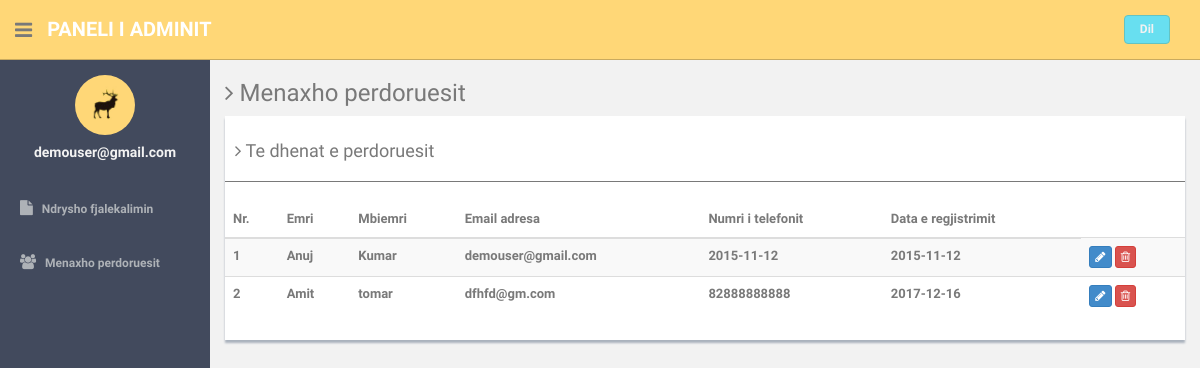
The page /admin/manage-users.php (signed in) on the database its author committed.
### tables this page shows
CREATE TABLE IF NOT EXISTS `users` (
  `id` int(11) NOT NULL,
  `fname` varchar(255) NOT NULL,
  `lname` varchar(255) NOT NULL,
  `email` varchar(255) NOT NULL,
  `password` varchar(300) NOT NULL,
  `contactno` varchar(11) NOT NULL,
  `posting_date` date NOT NULL
);

### admin/manage-users.php (the view, shortened to what this page needs)
<?php
include'dbconnection.php';
?><!DOCTYPE html>
<html lang="en">
  <head>
    <link href="assets/css/bootstrap.css" rel="stylesheet">
    <link href="assets/font-awesome/css/font-awesome.css" rel="stylesheet" />
    <link href="assets/css/style.css" rel="stylesheet">
    <link href="assets/css/style-responsive.css" rel="stylesheet">
  </head>
  <body>
  <section id="container" >
      <header class="header black-bg">
              <div class="sidebar-toggle-box">
                  <div class="fa fa-bars tooltips" data-placement="right" data-original-title="Toggle Navigation"></div>
              </div>
            <a href="#" class="logo"><b>Paneli i adminit</a>
            <div class="top-menu">
            	<ul class="nav pull-right top-menu">
                    <li><a class="logout" href="logout.php">Dil</a></li>
            	</ul>
            </div>
        </header>
      <aside>
          <div id="sidebar"  class="nav-collapse ">
              <ul class="sidebar-menu" id="nav-accordion">
              	  <p class="centered"><a href="#"><img src="assets/img/ui-sam.jpg" class="img-circle" width="60"></a></p>
              	  <h5 class="centered"><?php echo $_SESSION['login'];?></h5>
                  <li class="mt">
                      <a href="change-password.php">
                          <i class="fa fa-file"></i>
                          <span>Ndrysho fjalekalimin</span>
                      </a>
                  </li>
                  <li class="sub-menu">
                      <a href="manage-users.php" >
                          <i class="fa fa-users"></i>
                          <span>Menaxho perdoruesit</span>
                      </a>
                  </li>
              </ul>
          </div>
      </aside>
      <section id="main-content">
          <section class="wrapper">
          	<h3><i class="fa fa-angle-right"></i> Menaxho perdoruesit</h3>
				<div class="row">
                  <div class="col-md-12">
                      <div class="content-panel">
                          <table class="table table-striped table-advance table-hover">
	                  	  	  <h4><i class="fa fa-angle-right"></i> Te dhenat e perdoruesit </h4>
	                  	  	  <hr>
                              <thead>
                              <tr>
                                  <th>Nr.</th>
                                  <th class="hidden-phone">Emri</th>
                                  <th> Mbiemri</th>
                                  <th> Email adresa</th>
                                  <th>Numri i telefonit</th>
                                  <th>Data e regjistrimit</th>
                              </tr>
                              </thead>
                              <tbody>
                              <?php $ret=mysqli_query($con,"select * from users");
							  $cnt=1;
							  while($row=mysqli_fetch_array($ret))
							  {?>
                              <tr>
                              <td><?php echo $cnt;?></td>
                                  <td><?php echo $row['fname'];?></td>
                                  <td><?php echo $row['lname'];?></td>
                                  <td><?php echo $row['email'];?></td>
                                  <td><?php echo $row['contactno'];?></td>  <td><?php echo $row['posting_date'];?></td>
                                  <td>
                                     <a href="update-profile.php?uid=<?php echo $row['id'];?>">
                                     <button class="btn btn-primary btn-xs"><i class="fa fa-pencil"></i></button></a>
                                     <a href="manage-users.php?id=<?php echo $row['id'];?>">
                                     <button class="btn btn-danger btn-xs" onClick="return confirm('A jeni i sigurt qe doni ta fshini?');"><i class="fa fa-trash-o "></i></button></a>
                                  </td>
                              </tr>
                              <?php $cnt=$cnt+1; }?>
                              </tbody>
                          </table>
                      </div>
                  </div>
              </div>
		</section>
      </section
  ></section>
  </body>
</html>

### admin/assets/css/style.css (style rules this page uses)
body { color: #797979; background: #f2f2f2; font-family: 'Ruda', sans-serif; padding: 0px !important; margin: 0px !important; font-size:13px; }
ul li { list-style: none; }
a, a:hover, a:focus { text-decoration: none; outline: none; }
#container { width: 100%; height: 100%; }
hr { margin-top: 20px; margin-bottom: 20px; border: 0; border-top: 1px solid #797979; }
.centered { text-align: center; }
.mt { margin-top: 25px; }
ul.top-menu > li > .logout { color: #f2f2f2; font-size: 12px; border-radius: 4px; -webkit-border-radius: 4px; border: 1px solid #64c3c2 !important; padding: 5px 15px; margin-right: 15px; background: #68dff0; margin-top: 15px; }
#sidebar { width: 210px; height: 100%; position: fixed; background: #424a5d; }
#sidebar h5 { color: #f2f2f2; font-weight: 700; }
#sidebar ul li { position: relative; }
ul.sidebar-menu , ul.sidebar-menu li ul.sub { margin: -2px 0 0; padding: 0; }
ul.sidebar-menu { margin-top: 75px; }
ul.sidebar-menu li { margin-bottom: 5px; margin-left:10px; margin-right:10px; }
ul.sidebar-menu li.sub-menu { line-height: 15px; }
ul.sidebar-menu li a span { display: inline-block; }
ul.sidebar-menu li a { color: #aeb2b7; text-decoration: none; display: block; padding: 15px 0 15px 10px; font-size: 12px; outline: none; -webkit-transition: all 0.3s ease; -moz-transition: all 0.3s ease; -o-transition: all 0.3s ease; -ms-transition: all 0.3s ease; transition: all 0.3s ease; }
ul.sidebar-menu li a i { font-size: 15px; padding-right: 6px; }
#main-content { margin-left: 210px; }
.header, .footer { min-height: 60px; padding: 0 15px; }
.header { position: fixed; left: 0; right: 0; z-index: 1002; }
.black-bg { background: #ffd777; border-bottom: 1px solid #c9aa5f; }
.wrapper { display: inline-block; margin-top: 60px; padding-left: 15px; padding-right: 15px; padding-bottom: 15px; padding-top: 0px; width: 100%; }
a.logo { font-size: 20px; color: #ffffff; float: left; margin-top: 15px; text-transform: uppercase; }
a.logo b { font-weight: 900; }
#top_menu .nav > li, ul.top-menu > li { float: left; }
ul.top-menu > li > a { color: #666666; font-size: 16px; border-radius: 4px; -webkit-border-radius: 4px; border:1px solid #666666 !important; padding: 2px 6px; margin-right: 15px; }
.sidebar-toggle-box { float: left; padding-right: 15px; margin-top: 20px; }
.sidebar-toggle-box .fa-bars { cursor: pointer; display: inline-block; font-size: 20px; }
.content-panel { background: #ffffff; box-shadow: 0px 3px 2px #aab2bd; padding-top: 15px; padding-bottom: 5px; }
.content-panel h4 { margin-left: 10px; }

### rows shown on the page
users: fname "Anuj", lname "Kumar", email "demouser@gmail.com", contactno "2015-11-12", posting_date "2015-11-12"
users: fname "Amit", lname "tomar", email "dfhfd@gm.com", contactno "82888888888", posting_date "2017-12-16"

### other values the page prints
$_SESSION['login'] "demouser@gmail.com"
